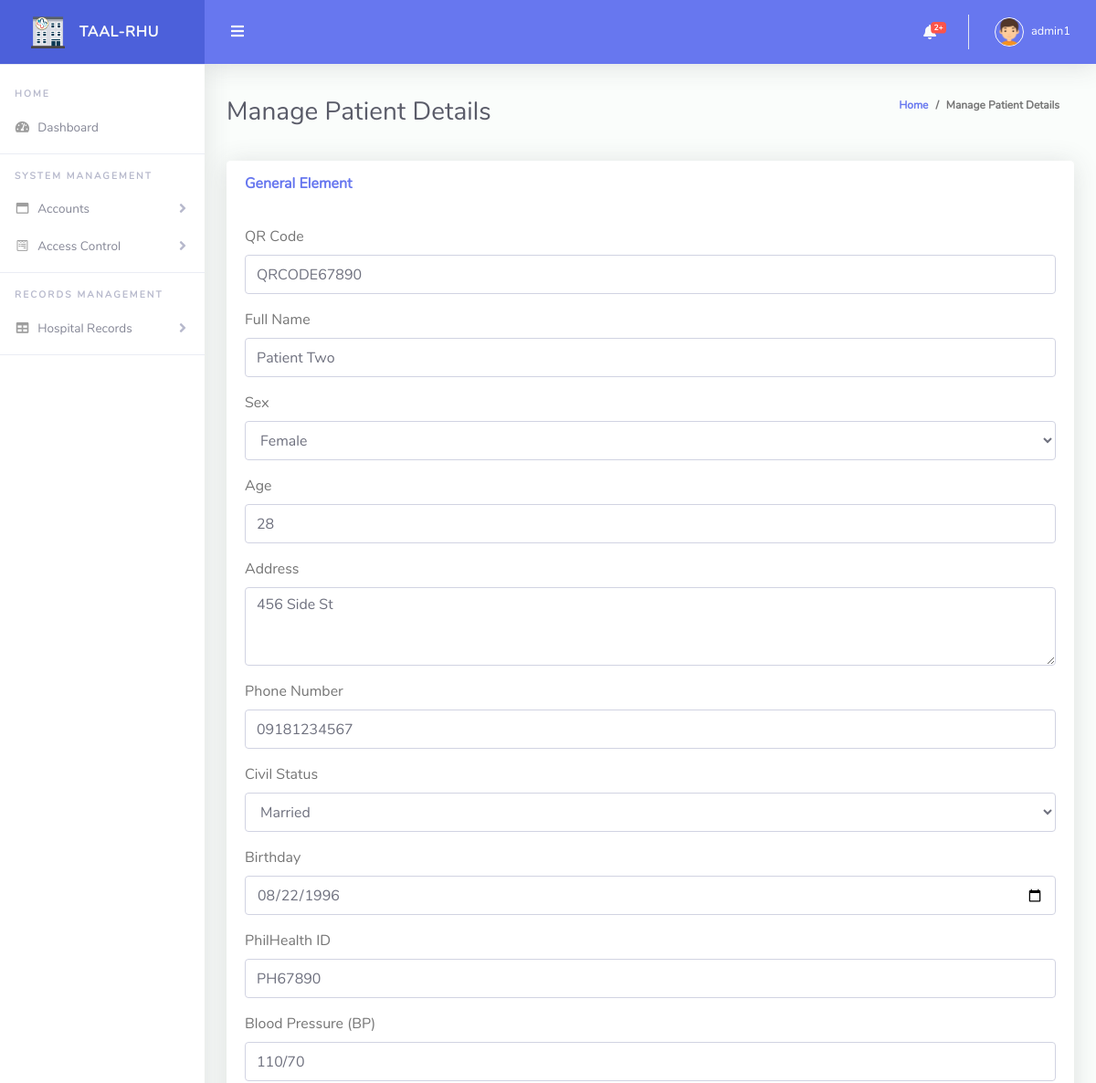
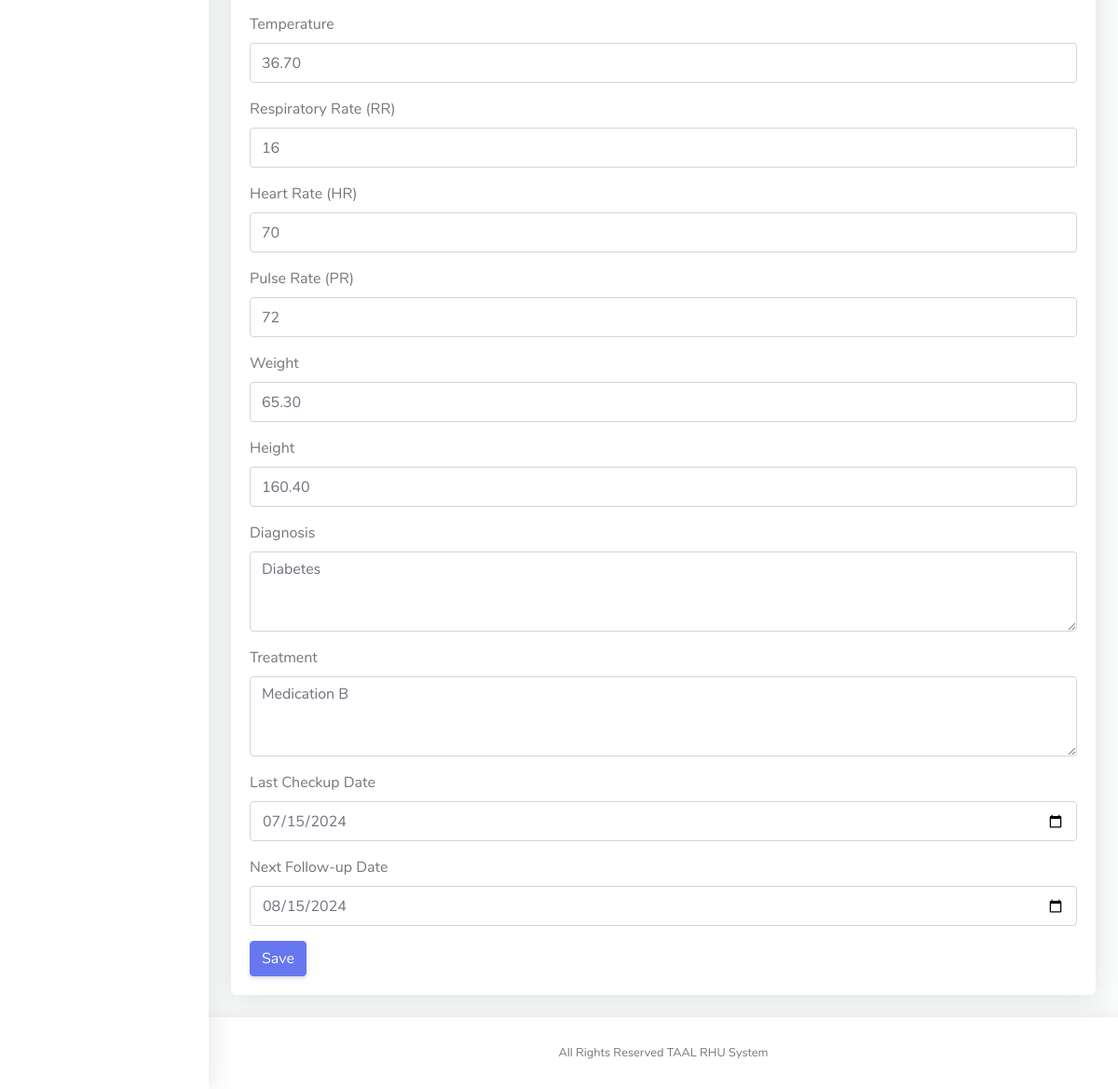
The page /admin/edit_patient.php?pid=2 (signed in) on the database its author committed (2 pictures, top to bottom).
### tables this page shows
CREATE TABLE `patients` (
  `patient_id` int(11) NOT NULL,
  `qr_code` varchar(255) NOT NULL,
  `full_name` varchar(100) NOT NULL,
  `sex` enum('male','female','other') NOT NULL,
  `age` int(11) NOT NULL,
  `address` varchar(255) DEFAULT NULL,
  `phone_number` varchar(15) DEFAULT NULL,
  `civil_status` varchar(50) DEFAULT NULL,
  `birthday` date DEFAULT NULL,
  `philhealth_id` varchar(50) DEFAULT NULL,
  `bp` varchar(10) DEFAULT NULL,
  `temperature` decimal(4,2) DEFAULT NULL,
  `rr` int(11) DEFAULT NULL,
  `hr` int(11) DEFAULT NULL,
  `pr` int(11) DEFAULT NULL,
  `weight` decimal(5,2) DEFAULT NULL,
  `height` decimal(5,2) DEFAULT NULL,
  `diagnosis` text DEFAULT NULL,
  `treatment` text DEFAULT NULL,
  `last_checkup_date` date DEFAULT NULL,
  `next_followup_date` date DEFAULT NULL
);

### admin/edit_patient.php (the view, shortened to what this page needs)
<!DOCTYPE html>
<?php include("../model/conn.php"); ?>
<html lang="en">
<head>
  <link href="vendor/fontawesome-free/css/all.min.css" rel="stylesheet" type="text/css">
  <link href="vendor/bootstrap/css/bootstrap.min.css" rel="stylesheet" type="text/css">
  <link href="css/ruang-admin.min.css" rel="stylesheet">
</head>
<body id="page-top">
  <div id="wrapper">
    <?php include("./nav.php");
$patient_id = isset($_GET['pid']) ? $_GET['pid'] : '';
$qr_code = $full_name = $sex = $age = $address = $phone_number = '';
$civil_status = $birthday = $philhealth_id = $bp = $temperature = '';
$rr = $hr = $pr = $weight = $height = $diagnosis = $treatment = '';
$last_checkup_date = $next_followup_date = '';
if ($patient_id) {
    $stmt = $conn->prepare("SELECT * FROM patients WHERE patient_id = ?");
    $stmt->bind_param("i", $patient_id);
    $stmt->execute();
    $result = $stmt->get_result();
    if ($row = $result->fetch_assoc()) {
        extract($row);
    }
}
    ?>
    <div class="container-fluid" id="container-wrapper">
      <div class="d-sm-flex align-items-center justify-content-between mb-4">
        <h1 class="h3 mb-0 text-gray-800">Manage Patient Details</h1>
        <ol class="breadcrumb">
          <li class="breadcrumb-item"><a href="./">Home</a></li>
          <li class="breadcrumb-item" aria-current="page">Manage Patient Details</li>
        </ol>
      </div>
      <div class="row">
        <div class="col-lg-12">
          <div class="card mb-4">
            <div class="card-header py-3 d-flex flex-row align-items-center justify-content-between">
              <h6 class="m-0 font-weight-bold text-primary">General Element</h6>
            </div>
            <div class="card-body">
              <form method="post">
                <div class="form-group">
                  <label for="qr_code">QR Code</label>
                  <input type="text" class="form-control" id="qr_code" name="qr_code" value="<?php echo $qr_code; ?>" required>
                </div>
                <div class="form-group">
                  <label for="full_name">Full Name</label>
                  <input type="text" class="form-control" id="full_name" name="full_name" value="<?php echo $full_name; ?>" required>
                </div>
                <div class="form-group">
                  <label for="sex">Sex</label>
                  <select class="form-control" id="sex" name="sex" required>
                    <option value="female" <?php echo ($sex == 'female') ? 'selected' : ''; ?>>Female</option>
                  </select>
                </div>
                <div class="form-group">
                  <label for="age">Age</label>
                  <input type="number" class="form-control" id="age" name="age" value="<?php echo $age; ?>" required>
                </div>
                <div class="form-group">
                  <label for="address">Address</label>
                  <textarea class="form-control" id="address" name="address" rows="3"><?php echo $address; ?></textarea>
                </div>
                <div class="form-group">
                  <label for="phone_number">Phone Number</label>
                  <input type="text" class="form-control" id="phone_number" name="phone_number" value="<?php echo $phone_number; ?>">
                </div>
                <div class="form-group">
                  <label for="civil_status">Civil Status</label>
                  <select class="form-control" id="civil_status" name="civil_status">
                    <option value="married" <?php echo ($civil_status == 'married') ? 'selected' : ''; ?>>Married</option>
                  </select>
                </div>
                <div class="form-group">
                  <label for="birthday">Birthday</label>
                  <input type="date" class="form-control" id="birthday" name="birthday" value="<?php echo $birthday; ?>">
                </div>
                <div class="form-group">
                  <label for="philhealth_id">PhilHealth ID</label>
                  <input type="text" class="form-control" id="philhealth_id" name="philhealth_id" value="<?php echo $philhealth_id; ?>">
                </div>
                <div class="form-group">
                  <label for="bp">Blood Pressure (BP)</label>
                  <input type="text" class="form-control" id="bp" name="bp" value="<?php echo $bp; ?>">
                </div>
                <div class="form-group">
                  <label for="temperature">Temperature</label>
                  <input type="number" step="0.1" class="form-control" id="temperature" name="temperature" value="<?php echo $temperature; ?>">
                </div>
                <div class="form-group">
                  <label for="rr">Respiratory Rate (RR)</label>
                  <input type="number" class="form-control" id="rr" name="rr" value="<?php echo $rr; ?>">
                </div>
                <div class="form-group">
                  <label for="hr">Heart Rate (HR)</label>
                  <input type="number" class="form-control" id="hr" name="hr" value="<?php echo $hr; ?>">
                </div>
                <div class="form-group">
                  <label for="pr">Pulse Rate (PR)</label>
                  <input type="number" class="form-control" id="pr" name="pr" value="<?php echo $pr; ?>">
                </div>
                <div class="form-group">
                  <label for="weight">Weight</label>
                  <input type="number" step="0.1" class="form-control" id="weight" name="weight" value="<?php echo $weight; ?>">
                </div>
                <div class="form-group">
                  <label for="height">Height</label>
                  <input type="number" step="0.1" class="form-control" id="height" name="height" value="<?php echo $height; ?>">
                </div>
                <div class="form-group">
                  <label for="diagnosis">Diagnosis</label>
                  <textarea class="form-control" id="diagnosis" name="diagnosis" rows="3"><?php echo $diagnosis; ?></textarea>
                </div>
                <div class="form-group">
                  <label for="treatment">Treatment</label>
                  <textarea class="form-control" id="treatment" name="treatment" rows="3"><?php echo $treatment; ?></textarea>
                </div>
                <div class="form-group">
                  <label for="last_checkup_date">Last Checkup Date</label>
                  <input type="date" class="form-control" id="last_checkup_date" name="last_checkup_date" value="<?php echo $last_checkup_date; ?>">
                </div>
                <div class="form-group">
                  <label for="next_followup_date">Next Follow-up Date</label>
                  <input type="date" class="form-control" id="next_followup_date" name="next_followup_date" value="<?php echo $next_followup_date; ?>">
                </div>
                <button type="submit" class="btn btn-primary">Save</button>
              </form>
            </div>
          </div>
        </div>
      </div>
    </div>
  </div>
  <?php include("./footer.php"); ?>
  </div>
  </div>
</body>
</html>

### rows shown on the page
patients: qr_code "QRCODE67890", full_name "Patient Two", sex "Female", age "28", address "456 Side St", phone_number "09181234567", civil_status "Married", birthday "08/22/1996", philhealth_id "PH67890", bp "110/70", temperature "36.70", rr "16", hr "70", pr "72", weight "65.30", height "160.40", diagnosis "Diabetes", treatment "Medication B", last_checkup_date "07/15/2024", next_followup_date "08/15/2024"

### other values the page prints
$row['count'] "2"
$_SESSION['username'] "admin1"
